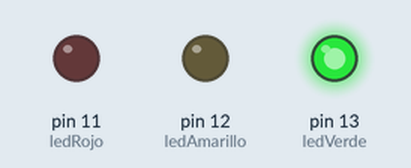
This sketch was run on a simulated Arduino Uno, built with avr-gcc and run on an emulated ATmega328P. Parts: output pins drawn as LEDs (lit = HIGH).

Above: at 0.3 s.
At 1.1 s:
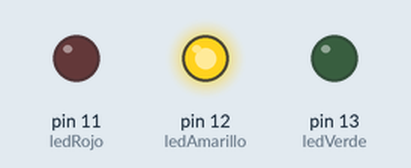
At 4.1 s:
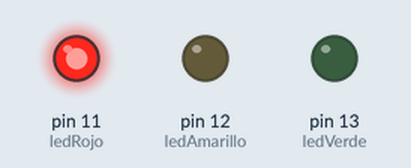
Timing chart, 0 to 5.2 s (numbered marks = the images above):
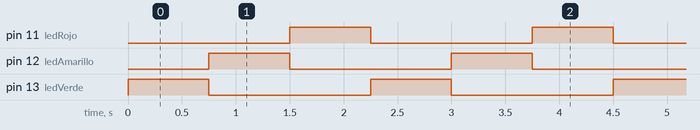

Measured:
- by itself, pin 11 (ledRojo), pin 12 (ledAmarillo), pin 13 (ledVerde): alternates HIGH for 0.75 s and LOW for 1.5 s
- by itself, everything shown: repeats every 2.3 s, in 4 steps

The sketch:

prender_led.ino
```cpp
const int ledRojo = 11;
const int ledAmarillo = 12;
const int ledVerde = 13;

void setup() {
  pinMode(ledRojo, OUTPUT);
  pinMode(ledAmarillo, OUTPUT);
  pinMode(ledVerde, OUTPUT);
}


void loop() {

  // Encender y apagar LED verde
  digitalWrite(ledVerde, HIGH);
  delay(750);

  digitalWrite(ledVerde, LOW);

  // Encender y apagar LED amarillo
  digitalWrite(ledAmarillo, HIGH);
  delay(750);

  digitalWrite(ledAmarillo, LOW);

    // Encender y apagar LED rojo
  digitalWrite(ledRojo, HIGH);
  delay(750);

  digitalWrite(ledRojo, LOW);
}
```
